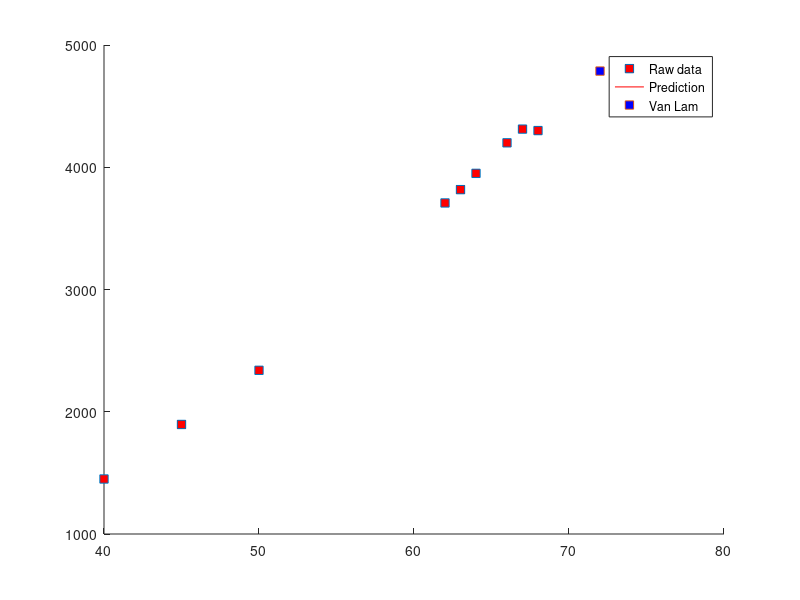

Write the MATLAB code that produced this figure.
clc;
clear all;

weights = [40 63 62 68 64 45 50 66 67];
JHI = [1450 3817 3708 4300 3950 1896 2339 4200 4312];


r1 = polyfit(weights, JHI, 1);
f1 = @(x) r1(1) * x + r1(2); 

figure;
hold on;
plot(weights, JHI, 's', 'MarkerFaceColor', 'red');
fplot(f1, '-r');
disp(f1(72));
plot(72, f1(72), 's', 'MarkerFaceColor', 'blue');
xlim([40, 80]);
ylim([1000, 5000]);
legend('Raw data', 'Prediction', 'Van Lam');